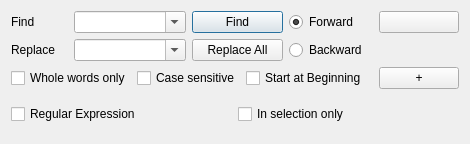
<?xml version="1.0" encoding="UTF-8"?>
<ui version="4.0">
 <class>ReplaceWidget</class>
 <widget class="QWidget" name="ReplaceWidget">
  <property name="geometry">
   <rect>
    <x>0</x>
    <y>0</y>
    <width>470</width>
    <height>122</height>
   </rect>
  </property>
  <property name="sizePolicy">
   <sizepolicy hsizetype="Preferred" vsizetype="Minimum">
    <horstretch>0</horstretch>
    <verstretch>0</verstretch>
   </sizepolicy>
  </property>
  <property name="windowTitle">
   <string>Form</string>
  </property>
  <layout class="QGridLayout" name="gridLayout">
   <item row="0" column="0">
    <widget class="QLabel" name="label">
     <property name="sizePolicy">
      <sizepolicy hsizetype="Minimum" vsizetype="Minimum">
       <horstretch>0</horstretch>
       <verstretch>0</verstretch>
      </sizepolicy>
     </property>
     <property name="text">
      <string>Find</string>
     </property>
     <property name="buddy">
      <cstring>comboFind</cstring>
     </property>
    </widget>
   </item>
   <item row="0" column="1" colspan="2">
    <widget class="QComboBox" name="comboFind">
     <property name="sizePolicy">
      <sizepolicy hsizetype="Expanding" vsizetype="Fixed">
       <horstretch>0</horstretch>
       <verstretch>0</verstretch>
      </sizepolicy>
     </property>
     <property name="focusPolicy">
      <enum>Qt::WheelFocus</enum>
     </property>
     <property name="editable">
      <bool>true</bool>
     </property>
    </widget>
   </item>
   <item row="0" column="3" colspan="2">
    <widget class="QPushButton" name="findButton">
     <property name="text">
      <string>Find</string>
     </property>
     <property name="default">
      <bool>true</bool>
     </property>
    </widget>
   </item>
   <item row="0" column="5">
    <widget class="QRadioButton" name="radioForward">
     <property name="text">
      <string>Forward</string>
     </property>
     <property name="checked">
      <bool>true</bool>
     </property>
    </widget>
   </item>
   <item row="0" column="7">
    <widget class="QPushButton" name="closeButton">
     <property name="text">
      <string/>
     </property>
     <property name="icon">
      <iconset resource="texmaker.qrc">
       <normaloff>:/images/fileclose16.png</normaloff>:/images/fileclose16.png</iconset>
     </property>
    </widget>
   </item>
   <item row="0" column="8" rowspan="4">
    <spacer name="horizontalSpacer">
     <property name="orientation">
      <enum>Qt::Horizontal</enum>
     </property>
     <property name="sizeHint" stdset="0">
      <size>
       <width>26</width>
       <height>78</height>
      </size>
     </property>
    </spacer>
   </item>
   <item row="1" column="0">
    <widget class="QLabel" name="label_2">
     <property name="sizePolicy">
      <sizepolicy hsizetype="Minimum" vsizetype="Minimum">
       <horstretch>0</horstretch>
       <verstretch>0</verstretch>
      </sizepolicy>
     </property>
     <property name="text">
      <string>Replace</string>
     </property>
     <property name="buddy">
      <cstring>comboReplace</cstring>
     </property>
    </widget>
   </item>
   <item row="1" column="1" colspan="2">
    <widget class="QComboBox" name="comboReplace">
     <property name="sizePolicy">
      <sizepolicy hsizetype="Expanding" vsizetype="Fixed">
       <horstretch>0</horstretch>
       <verstretch>0</verstretch>
      </sizepolicy>
     </property>
     <property name="focusPolicy">
      <enum>Qt::WheelFocus</enum>
     </property>
     <property name="editable">
      <bool>true</bool>
     </property>
    </widget>
   </item>
   <item row="1" column="3" colspan="2">
    <widget class="QPushButton" name="replaceallButton">
     <property name="text">
      <string>Replace All</string>
     </property>
    </widget>
   </item>
   <item row="2" column="0" colspan="2">
    <widget class="QCheckBox" name="checkWords">
     <property name="text">
      <string>Whole words only</string>
     </property>
    </widget>
   </item>
   <item row="2" column="2" colspan="2">
    <widget class="QCheckBox" name="checkCase">
     <property name="text">
      <string>Case sensitive</string>
     </property>
    </widget>
   </item>
   <item row="2" column="4" colspan="2">
    <widget class="QCheckBox" name="checkBegin">
     <property name="text">
      <string>Start at Beginning</string>
     </property>
    </widget>
   </item>
   <item row="2" column="7">
    <widget class="QPushButton" name="moreButton">
     <property name="sizePolicy">
      <sizepolicy hsizetype="Minimum" vsizetype="Fixed">
       <horstretch>0</horstretch>
       <verstretch>0</verstretch>
      </sizepolicy>
     </property>
     <property name="text">
      <string>+</string>
     </property>
    </widget>
   </item>
   <item row="3" column="0" colspan="8">
    <widget class="QFrame" name="extension">
     <property name="frameShape">
      <enum>QFrame::NoFrame</enum>
     </property>
     <property name="frameShadow">
      <enum>QFrame::Plain</enum>
     </property>
     <property name="lineWidth">
      <number>0</number>
     </property>
     <layout class="QHBoxLayout" name="horizontalLayout">
      <property name="leftMargin">
       <number>0</number>
      </property>
      <property name="rightMargin">
       <number>0</number>
      </property>
      <item>
       <widget class="QCheckBox" name="checkRegExp">
        <property name="toolTip">
         <string notr="true">Captured text for the &quot;Replace&quot; field : $1 $2..</string>
        </property>
        <property name="text">
         <string>Regular Expression</string>
        </property>
       </widget>
      </item>
      <item>
       <widget class="QCheckBox" name="checkSelection">
        <property name="toolTip">
         <string>Text must be selected before checking this option.</string>
        </property>
        <property name="text">
         <string>In selection only</string>
        </property>
       </widget>
      </item>
     </layout>
    </widget>
   </item>
   <item row="1" column="5">
    <widget class="QRadioButton" name="radioBackward">
     <property name="text">
      <string>Backward</string>
     </property>
    </widget>
   </item>
  </layout>
 </widget>
 <tabstops>
  <tabstop>comboFind</tabstop>
  <tabstop>comboReplace</tabstop>
  <tabstop>findButton</tabstop>
  <tabstop>radioForward</tabstop>
  <tabstop>replaceallButton</tabstop>
  <tabstop>checkWords</tabstop>
  <tabstop>checkCase</tabstop>
  <tabstop>checkBegin</tabstop>
  <tabstop>closeButton</tabstop>
  <tabstop>moreButton</tabstop>
  <tabstop>checkRegExp</tabstop>
 </tabstops>
 <resources>
  <include location="texmaker.qrc"/>
 </resources>
 <connections/>
</ui>
